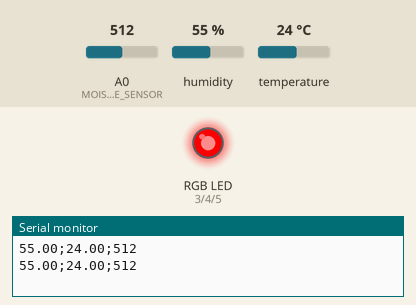
Recording of a sketch running on a simulated Arduino Uno, built with avr-gcc and run on an emulated ATmega328P. On the bench: an RGB LED mixed from three pins (HIGH = lit), the last lines printed to the serial monitor. The test bench sets the inputs (shaded band); at power-on: A0 (MOISTURE_SENSOR) = 512, humidity 55 %, temperature 24 °C.

Above: at 10.8 s.
10.9 s: A0 (MOISTURE_SENSOR) set to 490
At 20.9 s:
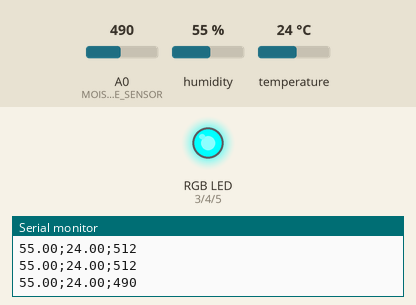
21.5 s: A0 (MOISTURE_SENSOR) set to 450
31.5 s: A0 (MOISTURE_SENSOR) set to 431
At 41.2 s:
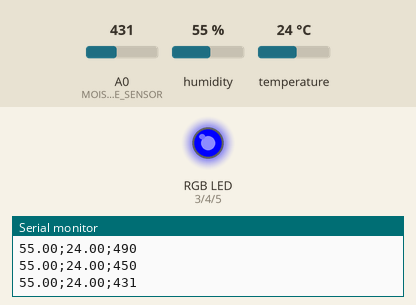
41.5 s: A0 (MOISTURE_SENSOR) set to 511
At 50.4 s:
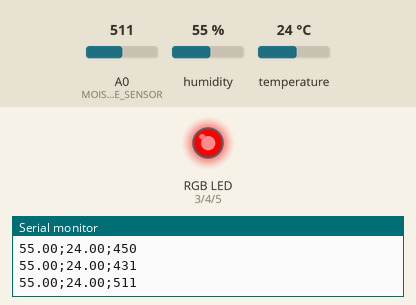
51.5 s: A0 (MOISTURE_SENSOR) set to 470
At 60.7 s:
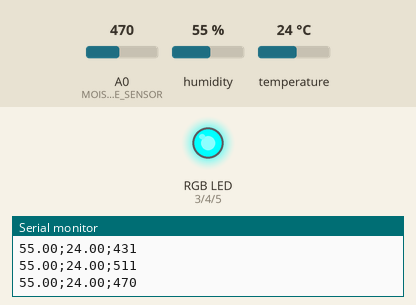
Timing chart, 0 to 62.2 s (numbered marks = the images above; inputs shaded):
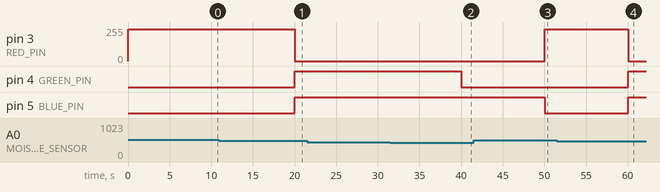

The sketch:

irrigation.ino
```cpp
/*

Arduino code for home made irrigation system.
So far it uses:
- DHT22 for temperature and humidity. Pretty standard one.
- Capacitive Moisture Sensor.
	Check https://www.switchdoc.com/2018/11/tutorial-capacitive-moisture-sensor-grove/
- RGB Led to provide some human readable information

Author: Javi Robles (tjavier82)

*/

// Include Libraries
#include "DHT.h"


//Definitions
// Temperature and Humidity sensor
#define DHTTYPE DHT22

// Pin Definitions
// Digital
#define DHT_PIN_DATA 2
#define RED_PIN	3
#define GREEN_PIN 4
#define BLUE_PIN 5


// Analog
#define MOISTURE_SENSOR 0


// Global values and objects
DHT dht(DHT_PIN_DATA, DHTTYPE);
const int TIMEOUT = 10000;

const int dry = 600;
const int wet = 360;
const int objectiveLevel = 480;
const int tolerance = 40;


// Setup the essentials for your circuit to work. It runs first every time your circuit is powered with electricity.
void setup()
{
    // Setup Serial which is useful for debugging
    // Use the Serial Monitor to view printed messages
    Serial.begin(9600);

	dht.begin();

	pinMode(RED_PIN, OUTPUT);
	pinMode(GREEN_PIN, OUTPUT);
	pinMode(BLUE_PIN, OUTPUT);

	// Off all leds
	digitalWrite(RED_PIN, LOW);
	digitalWrite(GREEN_PIN, LOW);
	digitalWrite(BLUE_PIN, LOW);

}

void loop()
{
  // DHT22/11 Humidity and Temperature Sensor
  // Reading humidity in %
  float dhtHumidity = dht.readHumidity();
  // Read temperature in Celsius, for Fahrenheit use .readTempF()
  float dhtTempC = dht.readTemperature();
  // Read moisture level
  int moistureLevel = analogRead(MOISTURE_SENSOR);


  // We set an objectiveLevel and check if we are in tolerance (good) or half tolerance (even better)
  if ((moistureLevel <= (objectiveLevel - tolerance))) {
	  //Too much water
	  //BLUE
	  color (0,0,255);
  }
  else if ((moistureLevel <= objectiveLevel - (tolerance/2))) {
	  //Some water excess
	  // CYAN
	  color (0, 255, 255);
  }
  else if ((moistureLevel >= objectiveLevel + (tolerance))) {
	  //Completely dry
	  //RED
	  color(255, 0, 0);
  }
  else if ((moistureLevel >= objectiveLevel + (tolerance/2))) {
	  //Some dryness
	  //ORANGE
	  color(237, 109, 0);
  }
  else {
	  //Everythong fine
	  //GREEN
	  color(0, 255, 255);
  }


  Serial.print(dhtHumidity);Serial.print(";");Serial.print(dhtTempC);Serial.print(";");Serial.print(moistureLevel);Serial.println();
  delay(TIMEOUT);

}

void color (int red, int green, int blue) {
	analogWrite(RED_PIN, red);
	analogWrite(GREEN_PIN, green);
	analogWrite(BLUE_PIN, blue);
}
```

Measured:
- the behaviour switches between 500 and 499 on A0 (MOISTURE_SENSOR) (found by bisection; images 0 and 1)
- the behaviour switches between 441 and 440 on A0 (MOISTURE_SENSOR) (found by bisection; images 1 and 2)
- after the input at 10.9 s, pin 3 (RED_PIN): 237/255 → 0/255 after 9.1 s; pin 4 (GREEN_PIN), pin 5 (BLUE_PIN): LOW → HIGH after 9.1 s
- after the input at 31.5 s, pin 4 (GREEN_PIN): HIGH → LOW after 8.5 s
- after the input at 41.5 s, pin 3 (RED_PIN): 0/255 → 237/255 after 8.5 s; pin 5 (BLUE_PIN): HIGH → LOW after 8.5 s
- after the input at 51.5 s, pin 3 (RED_PIN): 237/255 → 0/255 after 8.5 s; pin 4 (GREEN_PIN), pin 5 (BLUE_PIN): LOW → HIGH after 8.5 s
